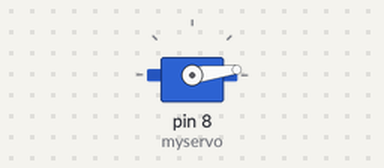
Simulated run of this sketch. Board: Arduino Uno, built with avr-gcc and run on an emulated ATmega328P. Shown: servo.

Above: at 0.05 s.
At 0.45 s:
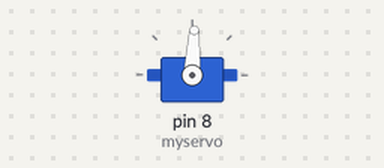
At 0.85 s:
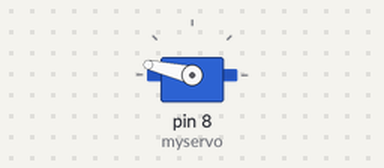
At 1.9 s:
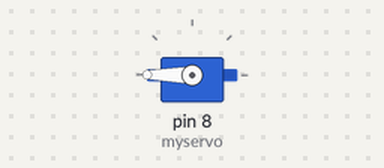
Timing chart, 0 to 4.4 s (numbered marks = the images above):
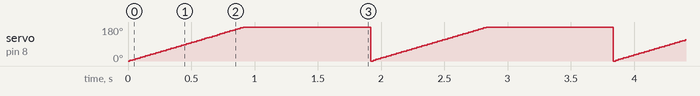

Measured:
- by itself, servo on pin 8 (myservo): ramps from 0° to 180° and jumps back, once every 1.9 s

The sketch:

1_servo.ino
```cpp
#include <Servo.h>
Servo myservo;

void setup() {
  // Attach pin 9 to the servo object
  myservo.attach(8);
}

void loop() {
  // Use for loop with delay to make servo move slower
  for (int pos = 0; pos <= 180; pos += 1) {
    // Tell servo to go to 'pos'
    myservo.write(pos);
    delay(5);
  }
  delay(1000);
}
```
